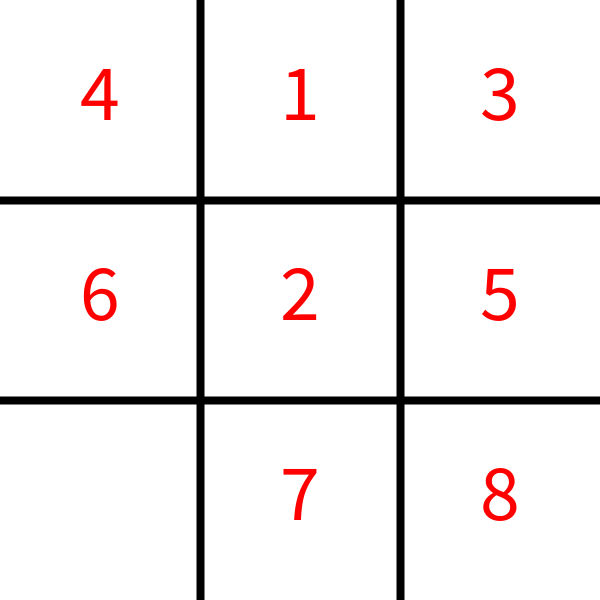
Frame 1 (no input)
Frame 60 (the mouse pressed at the canvas centre just before this capture): identical to frame 1, image omitted
Frame 120 (the mouse held since frame 60 and released just before this capture): identical to frame 1, image omitted

The Processing sketch that drew this single still picture (run headless with seeded random() and noise(); from frame 60 on, the mouse is pressed at the canvas centre):

// Processing sketch: EightPuzzleLabSols
// ── EightPuzzleLabSols.pde


/* Implement the classes in the following order:
   1) State class
   2) Queue class.
   3) Node class.
   4) EightPuzzleProblem class.
   
   Then implement the breadth first search algorithm below(graphSearch). 
   
   Note: set AIMode below to false in setup() to play manually.
   
*/


import java.util.*;

State i, f;
EightPuzzleProblem problem;
boolean gameOver;
State puzzle;
int sizeSquare;
ArrayList<String> moves;

boolean AIMode;

//initialize them in setup().
void setup(){
  size(600, 600);
  sizeSquare = width/3;
  puzzle = createRandomPuzzle(50);
  gameOver = false;
  AIMode = false;
  problem = new EightPuzzleProblem(puzzle);
  moves = graphSearch(problem);
}

// modify and update them in draw().
void draw(){
  background(255);
  drawPuzzle(puzzle);
  if(puzzle.isGoal()){
    gameOver = true;
  }

  
  if(AIMode && frameCount % 60 == 0 && moves.size() != 0){
    puzzle = puzzle.result(moves.remove(0));
  }
  if(gameOver){
    fill(0, 0, 255);
    textSize(80);
    text("You win!", 10, height/2);
    text("Press 'r' to reset!", 10, height/2+100);

  }
  
} 

// returns a random puzzle(State object)
public State createRandomPuzzle(int numMoves){
  int[] goal = {1, 2, 3, 4, 5, 6, 7, 8, 0};
  State p = new State(goal);
  for(int i = 0; i < numMoves; i++){
    ArrayList<String> legalMoves = p.legalMoves();
    int rand = (int)(Math.random()*(legalMoves.size()));
    String randomMove = legalMoves.get(rand);
    p = p.result(randomMove);
  }
  return p;
}

public void drawPuzzle(State p){
  strokeWeight(8);
  fill(255, 0, 0);
  for(int i = 1; i < 3; i++){
    line(i*sizeSquare, 0, i*sizeSquare, height);
  }
  for(int i = 1; i < 3; i++){
    line(0, i*sizeSquare, width, i*sizeSquare);
  }
  for(int i = 0; i < 3; i++){
    for(int j = 0; j < 3; j++){
        if(p.cells[i][j] != 0){
          fill(255, 0, 0);
          textSize(80);
          text(p.cells[i][j], 100+j*200 - 20, 100+ i * 200 + 20);
        }
    }
  }
}


public ArrayList<String> graphSearch(EightPuzzleProblem p){
  // initialize init variable which is the start state of the puzzle problem p(1 line)
  State init = p.getStartState();
  
  Queue frontier = new Queue();
  frontier.push(new Node(init));
  ArrayList<State> visited = new ArrayList<State>();
  
  while(!frontier.isEmpty()){
    // create a Node s which is the first Node from the queue frontier(call pop).(1 line)
    Node s = frontier.pop();
    
    // if the state of node s is the puzzle's p goal state 
    // then return the path from the start to current node s (if block, one statement)
    if(p.isGoalState(s.state)){
      return s.path();
    }
    
    // has state of node s been visited?
    boolean inVisited = visited.contains(s.state);
    
    if(!inVisited){
      // add state of s to visited
      visited.add(s.state);
      
      // initialize neighbors arraylist which is the result of expanding node s. (1 line)
      ArrayList<Node> neighbors = s.expand(p);
      
      // for each loop through neighbors and push each neighbor node to frontier
      for(Node x : neighbors){
        frontier.push(x);
      }
    }
  }
  
  // if there is no solution, return null.
  return null;
  
}
void keyPressed(){
  if(key == 'r'){
    setup();
  }
}

void mouseClicked(){
  if(!AIMode){
  int row = mouseY/sizeSquare;
  int col = mouseX/sizeSquare;
  String m = puzzle.getMove(row, col);
  if(puzzle.legalMoves().contains(m)){
    puzzle = puzzle.result(m);
  }
  }
}

// ── EightPuzzleProblem.pde
/* 
  IMPLEMENT THIS CLASS BY FILLING IN CODE ACCORDING TO THE COMMENTS.
  YOU WILL NEED TO IMPLEMENT the constructor, getStartState and isGoalState.


   A SearchProblem is a specification of the problem to be solved.
   It includes an initial state and a goal state as well as any variables necessary
   to describe the problem. 
   
   Every search problem must include the following interface:
   1) getStartState(): Returns the start state of the problem.
   2) isGoalState(State s): Returns whether state s is a goal state(to indicate if we have
   successfully solved the problem.
   3) and finally and most importantly, getSuccessors(Node n) which returns the successors
   of the given node n. This helps us expand a node by returning its neighbors or successors 
   in the breadth first search algorithm.
   
   The three methods above needs to be implemented for any search problem whether
   it's solving shortest paths in a maze, or solving Rubiks cube or the 8-puzzle problem.
   
*/

public class EightPuzzleProblem{
  State puzzle; // initial state of puzzle
  public EightPuzzleProblem(State init){
    puzzle = init;
  }
  
  // Returns the start state of the problem.
  public State getStartState(){
    // BEGIN CODE (about 1 line of code)
    return puzzle;
    // END CODE

  }
  
  // Returns whether state s is a goal state(to indicate if we have
  // successfully solved the problem.)
  public boolean isGoalState(State s){
    // BEGIN CODE (about 1 line of code)
    return s.isGoal();
    // END CODE

  }
  
  // returns the successors of the given node n. This helps us expand a node by 
  // returning its neighbors or successors. YOU DO NOT NEED TO IMPLEMENT THIS METHOD.
  public ArrayList<Node> getSuccessors(Node n){
    // BEGIN CODE (about 6 lines of code)
    // initialize arraylist of Nodes called successors
    ArrayList<Node> successors = new ArrayList<Node>();
    
    // initialize arraylist of Strings called legalMoves
    // by calling the appropriate method from the State class.

    ArrayList<String> legalMoves = n.state.legalMoves();
    
    /* for (each move in legalMoves)
          create new Node s which results from performing the move(action) on the current node
          add s to successors list
    */
    for(String move: legalMoves){
      Node s = new Node(n.state.result(move), n, move);
      successors.add(s);
    }
    // return successors
    return successors;
    // END CODE
  }
}

// ── Node.pde
 /* 

YOU WILL NEED TO IMPLEMENT ONLY ONE METHOD OF THIS CLASS: expand. See below.

 
 A search algorithm explores a search tree over the state-space graph, 
 forming various paths from the initial state, trying to find a path that reaches a 
 goal state. Each node in the search tree corresponds to a state in the state space 
 and the edges in the search tree correspond to actions. An action when applied to a 
 node(parent) leads to a child or successor node. The root of the tree corresponds to the 
 initial state of the problem.
 
 A Node object consists of:
 1) a state 
 2) an action which when applied to the parent node leads to this node(child or successor node)
 3) a parent Node(node which generates this current node by the action)
 
 The interface to this class includes:
 
public ArrayList<String> path(): Returns arraylist of strings denoting the actions 
from initial state to the current(this) node. You will need to implement this methd below.

public ArrayList<Node> expand(EightPuzzleProblem problem): Given a Search problem, return
an arraylist of successors(children) of the current node. You will need to implement this method below.
 */

public class Node{
  State state;
  Node parent;
  String action;
  public Node(State s, Node p, String a){
    state = s;
    parent = p;
    action = a;
  }
  public Node(State s){
    this(s, null, "");
  }
  
  // Returns arraylist of strings denoting the actions 
  // from initial state to the current(this) node. YOU DO NOT NEED TO IMPLEMENT THIS METHOD.
  public ArrayList<String> path(){
    // BEGIN CODE (about 6 lines of code)
    
    // initialize arraylist of strings called actions
    ArrayList<String> actions = new ArrayList<String>();
    // initialize currentNode to be this node. Use "this" keyword.
    Node currentNode = this;
    
    /* while (currentNode's parent is not null)
           add currentNode's action to beginning(index 0) of actions list
           set currentNode to currentNode's parent
    */
    while(currentNode.parent != null){
      actions.add(0, currentNode.action);
      currentNode = currentNode.parent;
    }
    
    // return actions list
    return actions;
    // END CODE
  }
  
  // Given a Search problem, return an arraylist of successors(children) of 
  // the current node. 
  public ArrayList<Node> expand(EightPuzzleProblem problem){
    // BEGIN CODE (about 2 lines of code)
    
    // initialize arraylist of Nodes and set it equal to the result of calling getSuccessors
    // method from the EightPuzzleProblem class. 
    ArrayList<Node> nodes = problem.getSuccessors(this);
    
    // return nodes
    return nodes;
    // END CODE
  }
  
}

// ── Queue.pde
/*
  IMPLEMENT THIS CLASS BY FILLING IN CODE ACCORDING TO THE COMMENTS.

  A data structure that enforces the ordering principle known as 
  FIFO, first-in first-out. A new item is added(push) to the end of the line.
  An item is removed from the front of the line(pop). 
  It is also known as “first-come first-served.”
*/

public class Queue{
  ArrayList<Node> queue;
  public Queue(){
    // initialize queue to an empty arraylist of Nodes.
    // BEGIN CODE (about 1 line of code)
    queue = new ArrayList<Node>();
    // END CODE

  }
  
  // add a node to the end of the list.
  public void push(Node s){
    // BEGIN CODE (about 1 line of code)
    queue.add(s);
    // END CODE

  }
  
  // remove a node from the beginning of the list.
  public Node pop(){
    // BEGIN CODE (about 1 line of code)
    return queue.remove(0);
    // END CODE

  }
  
  // returns whether list is empty
  public boolean isEmpty(){
    // BEGIN CODE (about 1 line of code)
    return queue.size() == 0;
    // END CODE
  }
}

// ── State.pde
/* 

   YOU WILL NEED TO IMPLEMENT ONLY ONE METHOD OF THIS CLASS: isGoal. See below.
   
   
   Read the documentation of this class as you will need to understand how to use it. 
   You do not need to understand all the details of the implementation. 
   
   
A 8-puzzle can be in one of many states or configurations of the board. 

A state is a 2D array denoting the positions of the numbers. The number 0
denote the space. The variables blankRow and blankCol denotes the position of the space
in the 2D array. The interface to this class contains the following methods:

- boolean isGoal(): Returns whether the current state(this state) is the solved position.
PLEASE IMPLEMENT THIS METHOD BELOW.

- String getMove(int row, int col): Given (row, col), move the square in that direction. 
This is used for human-mode; space will be moved according to position of mouse clicks.

- ArrayList<String> legalMoves(): Returns arraylist of strings which denote the legal moves
(up, down, left, right) from the current state. 

- State result(String move): Give a string denoting a move, returns a new State obtained 
after applying the move. 

- boolean equals(Object other): Returns whether this state equals the other state.


*/


public class State{
  int[][] cells;
  int blankRow, blankCol;
  // Precondition: numbers has length 9, numbers 0,1,2,..,8
  public State(int[] numbers){
    cells = new int[3][3];
    int index = 0;
    for(int row = 0; row < 3; row++){
      for(int col = 0; col < 3; col++){
        cells[row][col] = numbers[index];
        index++;
        if(cells[row][col] == 0){
          blankRow = row;
          blankCol = col; 
        }
      }
    }
  }
  
  // Returns whether the current state(this state) is the solved position.
  // IMPLEMENT THIS METHOD
  public boolean isGoal(){
    int[] goal = {1, 2, 3, 4, 5, 6, 7, 8, 0};
    // use nested loop to traverse the 2d array in row major order
    // to check if the numbers occur in the order given by the 1d array called goal.
    int index = 0;
    for(int row = 0; row < 3; row++){
      for(int col = 0; col < 3; col++){
        if(cells[row][col] != goal[index]){
          return false;
        }
        index++;
      }
    }
    return true;
  }
  
  // Given (row, col), move the square in that direction. 
  // This is used for human-mode; space will be moved according to position of mouse clicks.
  public String getMove(int row, int col){
    boolean sameRow = row == blankRow;
    boolean sameCol = col == blankCol;
    if(sameRow != sameCol){
      if(row < blankRow){
        return "up";
      }
      else if(row > blankRow){
        return "down";
      }
      else if(col < blankCol){
        return "left";
      }
      else if(col > blankCol){
        return "right";
      } 
    }
    return "";
  }
  
  // Returns arraylist of strings which denotes the legal moves
  // (up, down, left, right) from the current state. 
  public ArrayList<String> legalMoves(){
    ArrayList<String> moves = new ArrayList<String>();
    if(blankRow != 0){
      moves.add("up");
    }
    if(blankRow != 2){
      moves.add("down");
    }
    if(blankCol != 0){
      moves.add("left");
    }
    if(blankCol != 2){
      moves.add("right");
    }
    return moves;
  }
  
  // Give a string denoting a move, returns a new State obtained 
  // after applying the move. 
  public State result(String move){
    int[] a = {0,0,0,0,0,0,0,0,0};
    State result = new State(a);
    for(int row = 0; row < 3; row++){
      for(int col = 0; col < 3; col++){
        result.cells[row][col] = cells[row][col];
      }
    }
    int newRow = 0, newCol = 0;
    if(move.equals("up")){
      newRow = blankRow - 1;
      newCol = blankCol;
    }
    else if(move.equals("down")){
      newRow = blankRow + 1;
      newCol = blankCol;
    }
    else if(move.equals("left")){
      newRow = blankRow;
      newCol = blankCol - 1;
    }
    else if(move.equals("right")){
      newRow = blankRow;
      newCol = blankCol + 1;
    }
    
    result.cells[blankRow][blankCol] = cells[newRow][newCol];
    result.cells[newRow][newCol] = cells[blankRow][blankCol];
    result.blankRow = newRow;
    result.blankCol = newCol;
    return result;

  }
  
  // Returns whether this state equals the other state.
  public boolean equals(Object other){
    State a = (State)(other);
    for(int row = 0; row < 3; row++){
      for(int col = 0; col < 3; col++){
        if(cells[row][col] != a.cells[row][col]){
          return false;
        }
      }
    }
    return true;
  }

}
